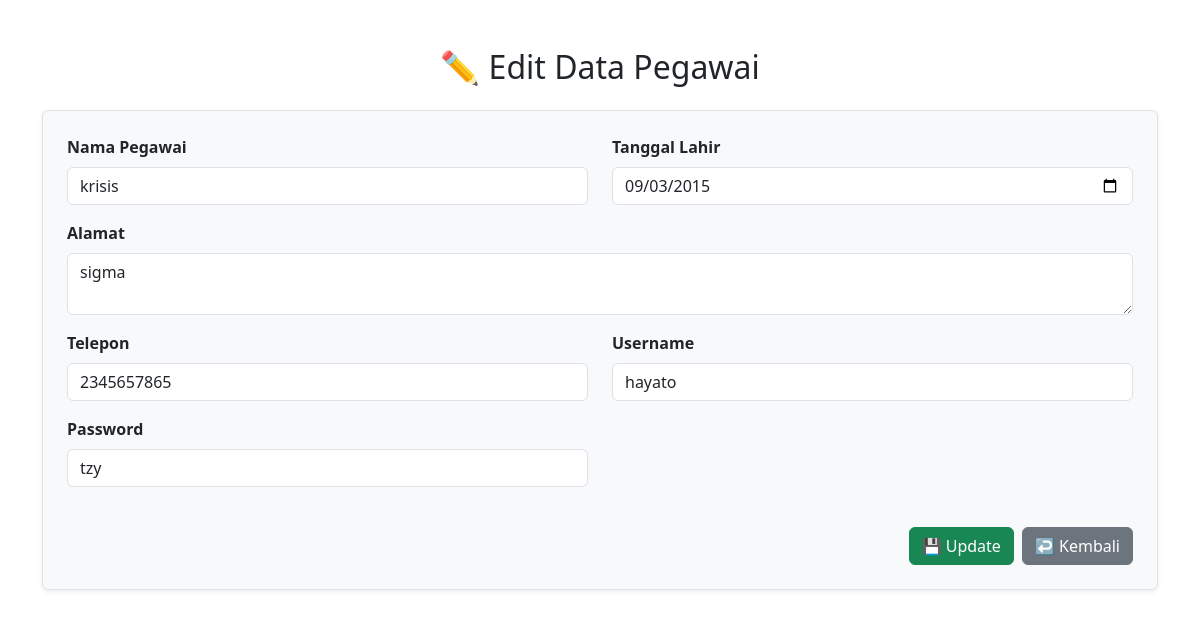
/sanzz_php/admin/pegawai_edit.php?id=1, run on the app's committed database.
### tables this page shows
CREATE TABLE `pegawai` (
  `id_pegawai` int NOT NULL,
  `nama_pegawai` varchar(100) NOT NULL,
  `tgl_lahir` date NOT NULL,
  `alamat` text NOT NULL,
  `telp` varchar(15) NOT NULL,
  `username` varchar(20) NOT NULL,
  `password` varchar(35) NOT NULL
);

### sanzz_php/admin/pegawai_edit.php (the view, shortened to what this page needs)
<?php
include "../koneksi.php";
$id = $_GET['id'];
$data = mysqli_fetch_assoc(mysqli_query($koneksi, "SELECT * FROM pegawai WHERE id_pegawai=$id"));
?>
<link href="https://cdn.jsdelivr.net/npm/bootstrap@5.3.3/dist/css/bootstrap.min.css" rel="stylesheet">
<div class="container mt-5">
    <h2 class="mb-4 text-center">✏️ Edit Data Pegawai</h2>
    <form method="post" class="border rounded p-4 shadow-sm bg-light">
        <div class="row">
            <div class="col-md-6 mb-3">
                <label class="form-label fw-bold">Nama Pegawai</label>
                <input type="text" name="nama_pegawai" class="form-control" value="<?= htmlspecialchars($data['nama_pegawai']) ?>" required>
            </div>
            <div class="col-md-6 mb-3">
                <label class="form-label fw-bold">Tanggal Lahir</label>
                <input type="date" name="tgl_lahir" class="form-control" value="<?= htmlspecialchars($data['tgl_lahir']) ?>" required>
            </div>
        </div>
        <div class="mb-3">
            <label class="form-label fw-bold">Alamat</label>
            <textarea name="alamat" class="form-control" rows="2" required><?= htmlspecialchars($data['alamat']) ?></textarea>
        </div>
        <div class="row">
            <div class="col-md-6 mb-3">
                <label class="form-label fw-bold">Telepon</label>
                <input type="text" name="telp" maxlength="15" class="form-control" value="<?= htmlspecialchars($data['telp']) ?>" required>
            </div>
            <div class="col-md-6 mb-3">
                <label class="form-label fw-bold">Username</label>
                <input type="text" name="username" class="form-control" value="<?= htmlspecialchars($data['username']) ?>" required>
            </div>
        </div>
        <div class="row">
            <div class="col-md-6 mb-3">
                <label class="form-label fw-bold">Password</label>
                <input type="text" name="password" class="form-control" value="<?= htmlspecialchars($data['password']) ?>" required>
            </div>
        </div>
        <div class="d-flex justify-content-end mt-4">
            <button type="submit" name="update" class="btn btn-success me-2">💾 Update</button>
            <a href="index.php?page=pegawai" class="btn btn-secondary">↩️ Kembali</a>
        </div>
    </form>
</div>

### data on the page
pegawai: nama_pegawai "krisis", tgl_lahir "09/03/2015", alamat "sigma", telp "2345657865", username "hayato", password "tzy"
